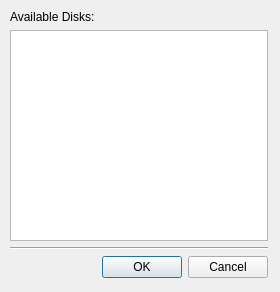
<?xml version="1.0" encoding="UTF-8"?>
<ui version="4.0">
 <class>Dialog</class>
 <widget class="QDialog" name="Dialog">
  <property name="geometry">
   <rect>
    <x>0</x>
    <y>0</y>
    <width>280</width>
    <height>292</height>
   </rect>
  </property>
  <property name="windowTitle">
   <string>Dialog</string>
  </property>
  <property name="autoFillBackground">
   <bool>true</bool>
  </property>
  <property name="sizeGripEnabled">
   <bool>false</bool>
  </property>
  <property name="modal">
   <bool>false</bool>
  </property>
  <widget class="QWidget" name="">
   <property name="geometry">
    <rect>
     <x>10</x>
     <y>10</y>
     <width>258</width>
     <height>268</height>
    </rect>
   </property>
   <layout class="QVBoxLayout" name="verticalLayout">
    <item>
     <widget class="QLabel" name="label">
      <property name="font">
       <font>
        <weight>50</weight>
        <bold>false</bold>
       </font>
      </property>
      <property name="mouseTracking">
       <bool>false</bool>
      </property>
      <property name="layoutDirection">
       <enum>Qt::LeftToRight</enum>
      </property>
      <property name="autoFillBackground">
       <bool>true</bool>
      </property>
      <property name="text">
       <string>Available Disks:</string>
      </property>
     </widget>
    </item>
    <item>
     <widget class="QListWidget" name="listWidget"/>
    </item>
    <item>
     <widget class="Line" name="line">
      <property name="orientation">
       <enum>Qt::Horizontal</enum>
      </property>
     </widget>
    </item>
    <item>
     <layout class="QHBoxLayout" name="horizontalLayout">
      <item>
       <spacer name="horizontalSpacer">
        <property name="orientation">
         <enum>Qt::Horizontal</enum>
        </property>
        <property name="sizeHint" stdset="0">
         <size>
          <width>48</width>
          <height>20</height>
         </size>
        </property>
       </spacer>
      </item>
      <item>
       <widget class="QDialogButtonBox" name="buttonBox">
        <property name="orientation">
         <enum>Qt::Horizontal</enum>
        </property>
        <property name="standardButtons">
         <set>QDialogButtonBox::Cancel|QDialogButtonBox::Ok</set>
        </property>
       </widget>
      </item>
     </layout>
    </item>
   </layout>
  </widget>
 </widget>
 <resources/>
 <connections>
  <connection>
   <sender>buttonBox</sender>
   <signal>accepted()</signal>
   <receiver>Dialog</receiver>
   <slot>accept()</slot>
   <hints>
    <hint type="sourcelabel">
     <x>248</x>
     <y>254</y>
    </hint>
    <hint type="destinationlabel">
     <x>157</x>
     <y>274</y>
    </hint>
   </hints>
  </connection>
  <connection>
   <sender>buttonBox</sender>
   <signal>rejected()</signal>
   <receiver>Dialog</receiver>
   <slot>reject()</slot>
   <hints>
    <hint type="sourcelabel">
     <x>316</x>
     <y>260</y>
    </hint>
    <hint type="destinationlabel">
     <x>286</x>
     <y>274</y>
    </hint>
   </hints>
  </connection>
 </connections>
</ui>
